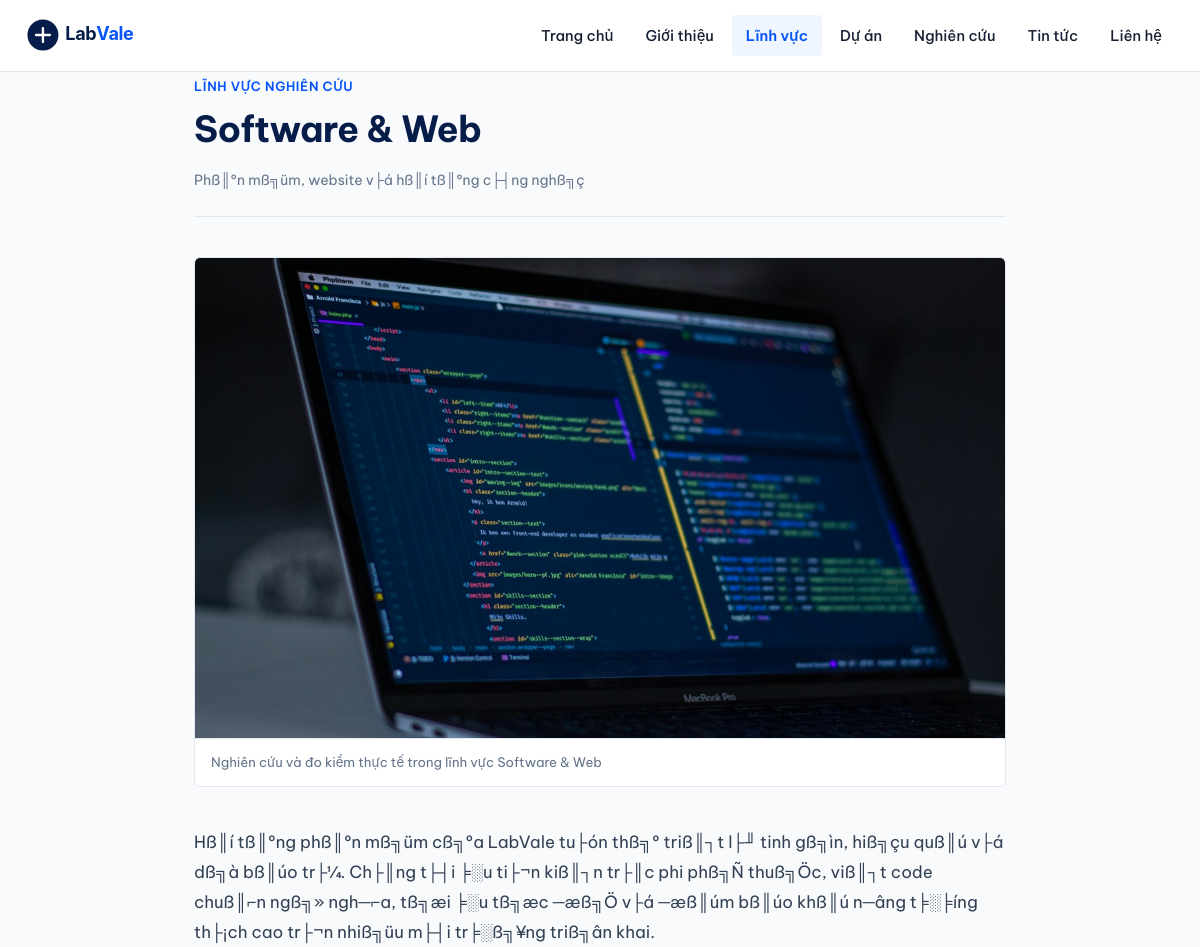
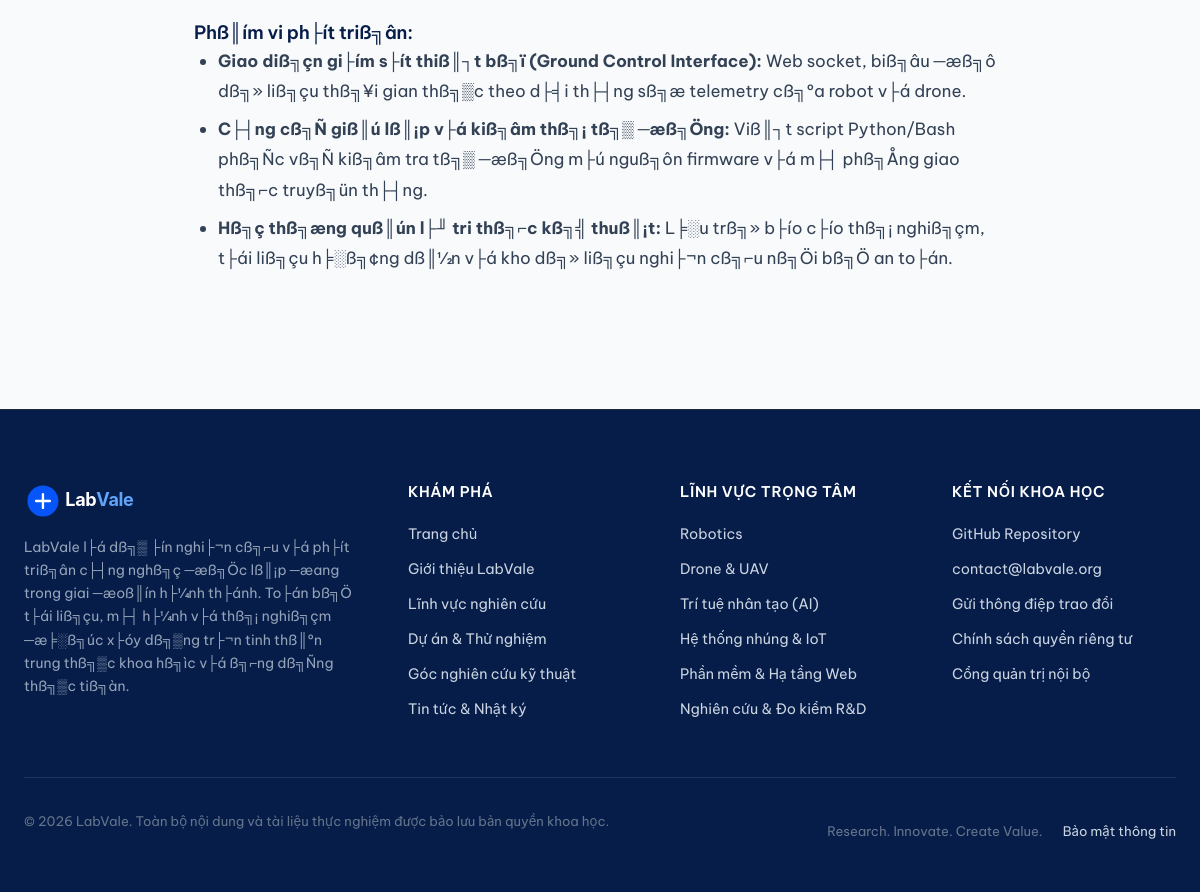
Screenshot of /research-areas/software-web with the database file from the repository (2 pictures, top to bottom).
### tables this page shows
CREATE TABLE `research_areas` (
  `id` int(11) NOT NULL AUTO_INCREMENT,
  `slug` varchar(100) NOT NULL,
  `name` varchar(150) NOT NULL,
  `subtitle` varchar(255) NOT NULL,
  `icon_svg` text NOT NULL,
  `short_desc` text NOT NULL,
  `full_content` longtext NOT NULL,
  `image` varchar(255) NOT NULL,
  `sort_order` int(11) DEFAULT 0,
  `is_active` tinyint(1) DEFAULT 1,
  `created_at` datetime DEFAULT current_timestamp(),
  PRIMARY KEY (`id`),
  UNIQUE KEY `slug` (`slug`)
);

### views/research-area-detail.php (the view, shortened to what this page needs)
<?php
require_once __DIR__ . '/layout/header.php';
?>
<div class="container container-narrow" style="padding-bottom: 5rem;">
    <div class="detail-header">
        <span class="detail-kicker">LĨNH VỰC NGHIÊN CỨU</span>
        <h1 class="detail-title"><?= e($area['name']) ?></h1>
        <div class="detail-meta-bar">
            <span><?= e($area['subtitle']) ?></span>
        </div>
    </div>
    <div class="detail-hero-media">
        <img src="<?= asset('images/' . $area['image']) ?>" alt="<?= e($area['name']) ?>" class="detail-hero-img" width="1000" height="500">
        <div class="detail-hero-caption">
            Nghiên cứu và đo kiểm thực tế trong lĩnh vực <?= e($area['name']) ?>
        </div>
    </div>
    <div class="prose" style="margin-bottom: 3.5rem;">
        <?= render_article_content($area['full_content']) ?>
    </div>
</div>
<?php require_once __DIR__ . '/layout/footer.php'; ?>

### includes/helpers.php (shortened to what this page needs)
<?php
function url(string $path = ''): string {
    $cleanPath = '/' . ltrim($path, '/');
    if ($cleanPath === '/') {
        return BASE_PATH === '' ? '/' : BASE_PATH . '/';
    }
    return BASE_PATH . $cleanPath;
}
function asset(string $path = ''): string {
    $cleanPath = ltrim($path, '/');
    $fullUrl = url('assets/' . $cleanPath);
    $realPath = __DIR__ . '/../assets/' . $cleanPath;
    if (file_exists($realPath)) {
        return $fullUrl . '?v=' . filemtime($realPath);
    }
    return $fullUrl;
}
function e(?string $str): string {
    return htmlspecialchars($str ?? '', ENT_QUOTES, 'UTF-8');
}
function slugify(string $text): string {
    $text = mb_strtolower(trim($text), 'UTF-8');
    $charMap = [
        'à'=>'a','á'=>'a','ả'=>'a','ã'=>'a','ạ'=>'a','ă'=>'a','ằ'=>'a','ắ'=>'a','ẳ'=>'a','ẵ'=>'a','ặ'=>'a',
        'â'=>'a','ầ'=>'a','ấ'=>'a','ẩ'=>'a','ẫ'=>'a','ậ'=>'a',
        'đ'=>'d',
        'è'=>'e','é'=>'e','ẻ'=>'e','ẽ'=>'e','ẹ'=>'e','ê'=>'e','ề'=>'e','ế'=>'e','ể'=>'e','ễ'=>'e','ệ'=>'e',
        'ì'=>'i','í'=>'i','ỉ'=>'i','ĩ'=>'i','ị'=>'i',
        'ò'=>'o','ó'=>'o','ỏ'=>'o','õ'=>'o','ọ'=>'o','ô'=>'o','ồ'=>'o','ố'=>'o','ổ'=>'o','ỗ'=>'o','ộ'=>'o',
        'ơ'=>'o','ờ'=>'o','ớ'=>'o','ở'=>'o','ỡ'=>'o','ợ'=>'o',
        'ù'=>'u','ú'=>'u','ủ'=>'u','ũ'=>'u','ụ'=>'u','ư'=>'u','ừ'=>'u','ứ'=>'u','ử'=>'u','ữ'=>'u','ự'=>'u',
        'ỳ'=>'y','ý'=>'y','ỷ'=>'y','ỹ'=>'y','ỵ'=>'y',
    ];
    $text = strtr($text, $charMap);
    $text = preg_replace('/[^a-z0-9\-]/', '-', $text);
    $text = preg_replace('/-+/', '-', $text);
    return trim($text, '-');
}
function render_article_content(string $content): string {
    $lines = explode("\n", str_replace(["\r\n", "\r"], "\n", $content));
    $html = '';
    $inCodeBlock = false;
    $inList = false;
    foreach ($lines as $line) {
        $trimmed = trim($line);
        if (preg_match('/^[-*]\s+(.+)$/', $trimmed, $m)) {
            if (!$inList) {
                $html .= "<ul class=\"article-list\">\n";
                $inList = true;
            }
            $html .= '<li>' . parse_inline_markdown($m[1]) . "</li>\n";
            continue;
        } else if ($inList) {
            $html .= "</ul>\n";
            $inList = false;
        }
        if ($trimmed === '') {
            continue;
        }
        if (preg_match('/^(#{1,4})\s+(.+)$/', $trimmed, $m)) {
            $level = strlen($m[1]);
            $html .= sprintf('<h%d id="%s">%s</h%d>', $level + 1, slugify($m[2]), parse_inline_markdown($m[2]), $level + 1) . "\n";
            continue;
        }
        $html .= '<p>' . parse_inline_markdown($trimmed) . "</p>\n";
    }
    if ($inList) {
        $html .= "</ul>\n";
    }
    return $html;
}
function parse_inline_markdown(string $text): string {
    $text = preg_replace('/\*\*(.+?)\*\*/', '<strong>$1</strong>', $text);
    $text = preg_replace('/\*([^\*]+?)\*/', '<em>$1</em>', $text);
    $text = preg_replace('/`([^`]+)`/', '<code class="inline-code">$1</code>', $text);
    return $text;
}

### assets/css/style.css (style rules this page uses)
:root { --color-primary-navy: #061D49; --color-tech-blue: #0755F9; --color-tech-blue-hover: #0542c7; --color-white: #FFFFFF; --color-bg: #F8FAFC; --color-surface: #FFFFFF; --color-text: #172033; --color-secondary-text: #64748B; --color-border: #E2E8F0; --color-border-subtle: #F1F5F9; --color-border-hover: #CBD5E1; --status-idea-bg: #F1F5F9; --status-idea-text: #475569; --status-research-bg: #EFF6FF; --status-research-text: #1D4ED8; --status-dev-bg: #FEF3C7; --status-dev-text: #B45309; --status-done-bg: #ECFDF5; --status-done-text: #047857; --font-sans: 'Be Vietnam Pro', -apple-system, BlinkMacSystemFont, 'Segoe UI', Roboto, Helvetica, Arial, sans-serif; --font-mono: ui-monospace, SFMono-Regular, Menlo, Monaco, Consolas, "Liberation Mono", "Courier New", monospace; --max-width: 1200px; --header-height: 72px; --radius-sm: 4px; --radius-md: 6px; --radius-lg: 8px; --transition-fast: 150ms ease; --transition-normal: 220ms ease; }
*, *::before, *::after { box-sizing: border-box; margin: 0; padding: 0; }
html { font-size: 16px; scroll-behavior: smooth; -webkit-text-size-adjust: 100%; }
body { font-family: var(--font-sans); background-color: var(--color-bg); color: var(--color-text); line-height: 1.7; font-weight: 400; min-height: 100vh; display: flex; flex-direction: column; -webkit-font-smoothing: antialiased; -moz-osx-font-smoothing: grayscale; }
img, svg, picture { display: block; max-width: 100%; height: auto; }
h1, h2, h3, h4, h5, h6 { color: var(--color-primary-navy); font-weight: 600; line-height: 1.35; letter-spacing: -0.015em; }
h1 { font-size: 2.25rem; font-weight: 700; }
h4 { font-size: 1.15rem; }
p { margin-bottom: 1.25rem; }
.container { width: 100%; max-width: var(--max-width); margin-left: auto; margin-right: auto; padding-left: 1.5rem; padding-right: 1.5rem; }
.container-narrow { max-width: 860px; }
.detail-header { margin-bottom: 2.5rem; }
.detail-kicker { display: inline-block; font-size: 0.8rem; font-weight: 600; color: var(--color-tech-blue); text-transform: uppercase; letter-spacing: 0.05em; margin-bottom: 0.5rem; }
.detail-title { font-size: 2.25rem; color: var(--color-primary-navy); line-height: 1.3; margin-bottom: 1rem; }
.detail-meta-bar { display: flex; align-items: center; gap: 1.25rem; padding-bottom: 1.5rem; border-bottom: 1px solid var(--color-border); font-size: 0.875rem; color: var(--color-secondary-text); flex-wrap: wrap; }
.detail-hero-media { margin-bottom: 2.5rem; border-radius: var(--radius-md); overflow: hidden; border: 1px solid var(--color-border); background-color: #F1F5F9; }
.detail-hero-img { width: 100%; max-height: 480px; object-fit: cover; }
.detail-hero-caption { padding: 0.75rem 1rem; font-size: 0.825rem; color: var(--color-secondary-text); background-color: var(--color-white); border-top: 1px solid var(--color-border); }
.prose { font-size: 1.05rem; line-height: 1.8; color: #334155; }
.prose ul, .prose ol { margin-bottom: 1.5rem; padding-left: 1.5rem; }
.prose li { margin-bottom: 0.5rem; }

### rows the page displays
research_areas: name "Software & Web", subtitle "Phß║ºn mß╗üm, website v├á hß║í tß║ºng c├┤ng nghß╗ç", image (picture), full_content "Hß║í tß║ºng phß║ºn mß╗üm cß╗ºa LabVale tu├ón thß╗º triß║┐t l├╜ tinh gß╗ìn, hiß╗çu quß║ú v├á dß╗à bß║úo tr├¼. Ch├║ng t├┤i ╞░u ti├¬n kiß║┐n tr├║c phi phß╗Ñ thuß╗Öc, viß║┐t code chuß║⌐n ngß╗» ngh─⌐a, tß╗æi ╞░u tß╗æc ─æß╗Ö v├á ─æß║úm bß║úo khß║ú n─âng t╞░╞íng th├¡ch cao tr├¬n nhiß╗üu m├┤i tr╞░ß╗¥ng triß╗ân khai."

### other values shown
preg_replace('/\*\*(.+?)\*\*/', '<strong>$1</strong>', $text) "Phß║ím vi ph├ít triß╗ân:"
preg_replace('/\*\*(.+?)\*\*/', '<strong>$1</strong>', $text) "Giao diß╗çn gi├ím s├ít thiß║┐t bß╗ï (Ground Control Interface): Web socket, biß╗âu ─æß╗ô dß╗» liß╗çu thß╗¥i gian thß╗▒c theo d├╡i th├┤ng sß╗æ telemetry cß╗ºa robot v├á drone."
preg_replace('/\*\*(.+?)\*\*/', '<strong>$1</strong>', $text) "C├┤ng cß╗Ñ giß║ú lß║¡p v├á kiß╗âm thß╗¡ tß╗▒ ─æß╗Öng: Viß║┐t script Python/Bash phß╗Ñc vß╗Ñ kiß╗âm tra tß╗▒ ─æß╗Öng m├ú nguß╗ôn firmware v├á m├┤ phß╗Ång giao thß╗⌐c truyß╗ün th├┤ng."
preg_replace('/\*\*(.+?)\*\*/', '<strong>$1</strong>', $text) "Hß╗ç thß╗æng quß║ún l├╜ tri thß╗⌐c kß╗╣ thuß║¡t: L╞░u trß╗» b├ío c├ío thß╗¡ nghiß╗çm, t├ái liß╗çu h╞░ß╗¢ng dß║½n v├á kho dß╗» liß╗çu nghi├¬n cß╗⌐u nß╗Öi bß╗Ö an to├án."
get_setting('contact_email', 'contact@labvale.org') "contact@labvale.org"
